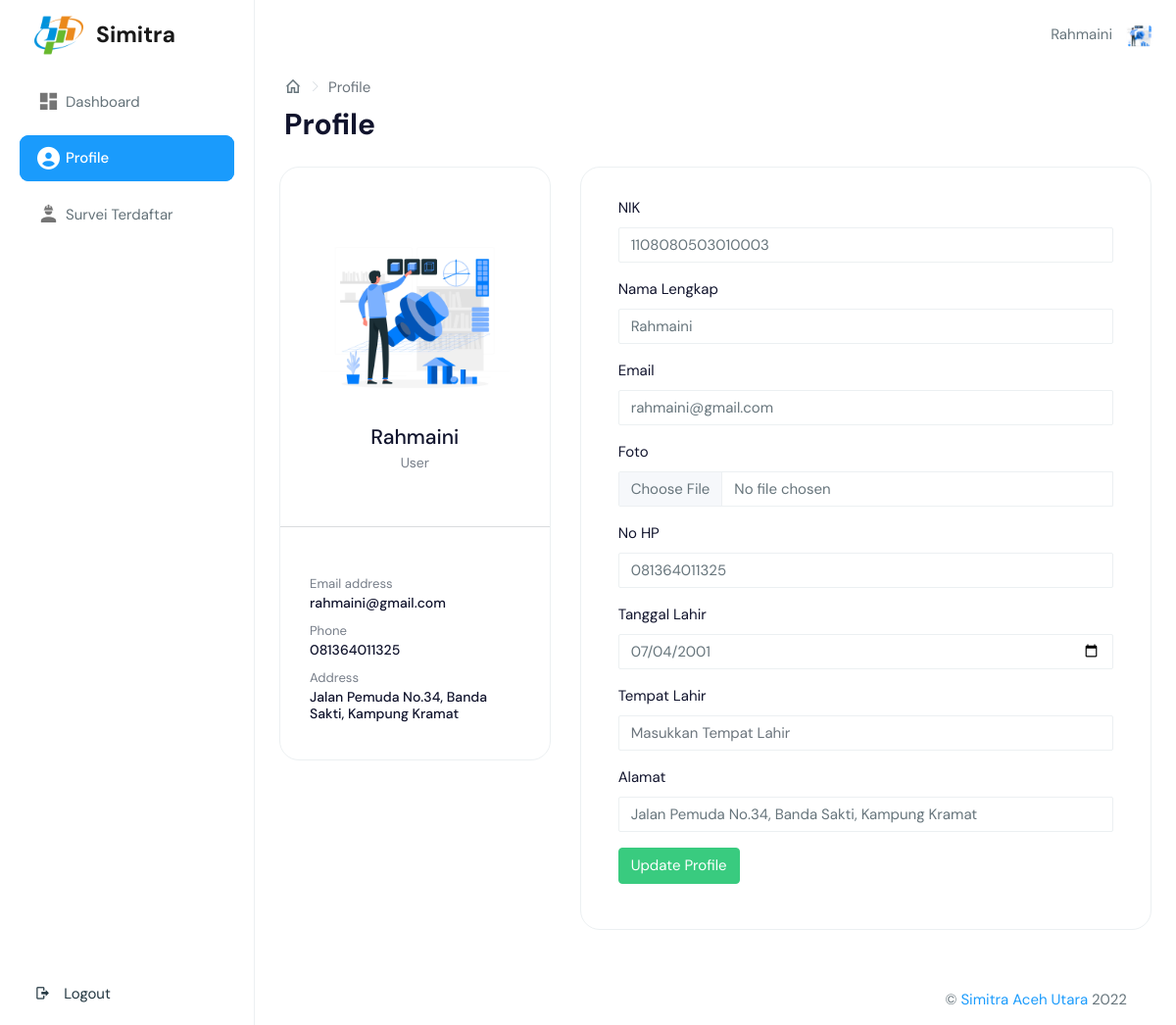
/page/profile.php (signed in), run on the app's committed database.
### tables this page shows
CREATE TABLE `petugas` (
  `Kode_petugas` int(12) NOT NULL,
  `NIK` varchar(16) DEFAULT NULL,
  `Nama` varchar(50) NOT NULL,
  `Foto` varchar(255) DEFAULT NULL,
  `Jabatan` int(5) NOT NULL,
  `Tempat_lahir` varchar(150) DEFAULT NULL,
  `Tanggal_lahir` date DEFAULT NULL,
  `Alamat` varchar(150) DEFAULT NULL,
  `NoHP` varchar(15) DEFAULT NULL,
  `Jkel` enum('L','P') NOT NULL
);

CREATE TABLE `jabatan` (
  `Id_jabatan` int(11) NOT NULL,
  `Jabatan` varchar(50) NOT NULL
);

### page/profile.php (the view, shortened to what this page needs)
<?php
include '../controller/config.php';
$kode = $_SESSION['id'];
$sql = mysqli_query($conn, "SELECT a.Kode_petugas, a.Username, a.Email, a.Password, a.Old_password, a.Last_login, a.Created_at, a.Updated_at, b.Nama, b.NIK, b.Alamat, b.Foto, b.NoHP, b.Tanggal_lahir, b.Tempat_lahir, c.Jabatan, c.Id_jabatan FROM auth a, petugas b, jabatan c WHERE a.Kode_petugas=b.Kode_petugas AND b.Jabatan=c.Id_jabatan AND a.Kode_petugas='$kode' ORDER BY c.Id_jabatan");
$result1 = mysqli_fetch_assoc($sql);
?>
<!DOCTYPE html>
<html dir="ltr" lang="en">
<head>
    <?php include 'meta.php'; ?>
</head>
<body>
    <?php $url = "../"; ?>
    <?php include 'header.php'; ?>
    <aside class="left-sidebar" data-sidebarbg="skin6">
        <div class="scroll-sidebar" id="navbar">
            <nav class="sidebar-nav">
                <ul id="sidebarnav">
                    <li class="sidebar-item"> <a class="sidebar-link waves-effect waves-dark sidebar-link"
                            href="index.php" aria-expanded="false"><i class="mdi mdi-view-dashboard"></i><span
                                class="hide-menu">Dashboard</span></a></li>
                    <li class="sidebar-item" style="background-color: #1a9bfc; border-radius: 9px"> <a
                            class="sidebar-link waves-effect waves-dark sidebar-link" href="profile.php"
                            aria-expanded="false"><i class="fa-solid fa-circle-user"></i><span
                                class="hide-menu text-white">Profile</span></a></li>
                    <?php if ($result1['Id_jabatan'] == 2) :  ?>
                    <li class="sidebar-item"> <a class="sidebar-link waves-effect waves-dark sidebar-link"
                            href="lowongan-user.php" aria-expanded="false"><i class="mdi mdi-worker"></i><span
                                class="hide-menu">Survei Terdaftar</span></a></li>
                    <?php endif; ?>
                    <li class="sidebar-item logout-item" style="position: fixed; bottom: 0; width: 220px">
                        <button class="dropdown-item border-0 btn btn-link" data-bs-toggle="modal"
                            data-bs-target="#Logout"><i class="m-r-10 mdi mdi-logout">
                            </i><span class="hide-menu">
                                Logout</span></button>
                    </li>
                </ul>
            </nav>
        </div>
    </aside>
    <div class="page-wrapper">
        <div class="page-breadcrumb" style="padding-bottom: 0; padding-top: 0;">
            <div class="row align-items-center">
                <div class="col-6">
                    <nav aria-label="breadcrumb">
                        <ol class="breadcrumb mb-0 d-flex align-items-center">
                            <li class="breadcrumb-item"><a href="../index.php" class="link"><i
                                        class="mdi mdi-home-outline fs-4"></i></a></li>
                            <li class="breadcrumb-item active" aria-current="page">Profile</li>
                        </ol>
                    </nav>
                    <h1 class="mb-0 fw-bold">Profile</h1>
                </div>
            </div>
        </div>
        <div class="container-fluid">
            <div class="row">
                <div class="col-lg-4 col-xlg-3 col-md-5">
                    <div class="card">
                        <div class="card-body">
                            <center class="m-t-30">
                                <?php if (isset($result1['Foto'])) { ?>
                                <div class="frame" style="overflow: auto; width: 100%;">
                                    <img src="../public/img/user/<?= $result1['Foto']; ?>" style="width: 90%;">
                                </div>
                                <?php } else { ?>
                                <div class="frame" style="overflow: auto; width: 100%;">
                                    <img src="../public/img/user/1.jpg" style="width: 90%;">
                                </div>
                                <?php } ?>
                                <h4 class="card-title m-t-10"><?= ucwords($result1['Nama']); ?></h4>
                                <h6 class="card-subtitle"><?= $result1['Jabatan']; ?></h6>
                            </center>
                        </div>
                        <div>
                            <hr>
                        </div>
                        <div class="card-body">
                            <small class="text-muted">Email address </small>
                            <?php if (isset($result1['Email'])  && $result1['Email'] != "") { ?>
                            <h6><?= $result1['Email']; ?></h6>
                            <?php } else { ?>
                            <h6><i>NULL</i></h6>
                            <?php } ?>
                            <small class="text-muted p-t-30 db">Phone</small>
                            <?php if (isset($result1['NoHP']) && $result1['NoHP'] != "") { ?>
                            <h6><?= $result1['NoHP']; ?></h6>
                            <?php } else { ?>
                            <h6><i>NULL</i></h6>
                            <?php } ?>
                            <small class="text-muted p-t-30 db">Address</small>
                            <?php if (isset($result1['Alamat'])  && $result1['Alamat'] != "") { ?>
                            <h6><?= $result1['Alamat']; ?></h6>
                            <?php } else { ?>
                            <h6><i>NULL</i></h6>
                            <?php } ?>
                        </div>
                    </div>
                </div>
                <div class="col-lg-8 col-xlg-9 col-md-7">
                    <div class="card">
                        <div class="card-body">
                            <form action="../model/edit-user.php" method="POST" enctype="multipart/form-data"
                                class="form-horizontal form-material mx-2">
                                <div class="form-group">
                                    <label class="col-md-12 text-dark" for="nik">NIK</label>
                                    <div class="col-md-12">
                                        <input type="text" id="nik" value="<?= $result1['NIK']; ?>"
                                            class="form-control form-control-line" name="nik" maxlength="16"
                                            placeholder="Masukkan NIK Anda" required
                                            oninput="this.value = this.value.toLowerCase()" required
                                            onkeypress="return onlyNumberKey(event)">
                                    </div>
                                </div>
                                <div class="form-group">
                                    <label class="col-md-12 text-dark" for="nama">Nama Lengkap</label>
                                    <div class="col-md-12">
                                        <input type="text" id="nama" value="<?= ucwords($result1['Nama']); ?>"
                                            class="form-control form-control-line" name="nama" maxlength="50" required>
                                    </div>
                                </div>
                                <div class="form-group">
                                    <label class="col-md-12 text-dark" for="email">Email</label>
                                    <div class="col-md-12">
                                        <input type="email" id="email" value="<?= $result1['Email']; ?>"
                                            class="form-control form-control-line" name="email" maxlength="100"
                                            placeholder="Masukkan Email Anda" required
                                            oninput="this.value = this.value.toLowerCase()">
                                    </div>
                                </div>
                                <div class="form-group">
                                    <label for="example-Foto" class="col-md-12 text-dark" for="foto">Foto</label>
                                    <div class="col-md-12">
                                        <div class="input-group">
                                            <input type="file" id="foto" class="form-control" id="gambar"
                                                placeholder="Ganti gambar" name="gambar" onchange="validateImg(this)"
                                                aria-describedby="fotoFeedback">
                                        </div>
                                    </div>
                                </div>
                                <div class="form-group">
                                    <label class="col-md-12 text-dark" for="nohp">No HP</label>
                                    <div class="col-md-12">
                                        <input type="text" id="nohp" value="<?= $result1['NoHP']; ?>"
                                            placeholder="Masukkan No HP" class="form-control form-control-line"
                                            name="nohp" maxlength="15">
                                    </div>
                                </div>
                                <div class="form-group">
                                    <label class="col-md-12 text-dark" for="tgllahir">Tanggal Lahir</label>
                                    <div class="col-md-12">
                                        <input type="date" id="tgllahir" value="<?= $result1['Tanggal_lahir']; ?>"
                                            name="tgllahir" class="form-control form-control-line">
                                    </div>
                                </div>
                                <div class="form-group">
                                    <label class="col-md-12 text-dark" for="tmplahir">Tempat Lahir</label>
                                    <div class="col-md-12">
                                        <input type="text" id="tmplahir" placeholder="Masukkan Tempat Lahir"
                                            class="form-control form-control-line"
                                            value="<?= $result1['Tempat_lahir']; ?>" name="tmplahir" maxlength="100">
                                    </div>
                                </div>
                                <div class="form-group">
                                    <label class="col-md-12 text-dark" for="alamat">Alamat</label>
                                    <div class="col-md-12">
                                        <input type="text" id="alamat" placeholder="Masukkan Alamat Tempat Tinggal"
                                            class="form-control form-control-line" value="<?= $result1['Alamat']; ?>"
                                            name="alamat" maxlength="100">
                                    </div>
                                </div>
                                <div class="form-group">
                                    <div class="col-sm-12">
                                        <button type="submit" id="update" name="edit"
                                            class="btn btn-success text-white">Update Profile</button>
                                    </div>
                                </div>
                            </form>
                        </div>
                    </div>
                </div>
            </div>
        </div>
        <?php include 'footer.php'; ?>

### page/meta.php (shortened to what this page needs)
<link href="../public/assets/libs/chartist/dist/chartist.min.css" rel="stylesheet">
<link href="../public/assets/libs/chartist-plugin-tooltips/dist/chartist-plugin-tooltip.css" rel="stylesheet">
<link href="../public/css/style.min.css" rel="stylesheet">

### page/header.php (shortened to what this page needs)
<div id="main-wrapper" data-layout="vertical" data-navbarbg="skin5" data-sidebartype="full"
    data-sidebar-position="absolute" data-header-position="absolute" data-boxed-layout="full">
    <header class="topbar" data-navbarbg="skin6">
        <nav class="navbar top-navbar navbar-expand-md navbar-light">
            <div class="navbar-header" data-logobg="skin6">
                <a class="navbar-brand" href="../">
                    <b class="logo-icon">
                        <img src="<?= $url; ?>public/favicon.ico" style="width: 50px;" alt="homepage"
                            class="dark-logo" />
                    </b>
                    <span class="logo-text" style="font-weight: bold; font-size: 23px">
                        Simitra
                    </span>
                </a>
            </div>
            <div class="navbar-collapse collapse" id="navbarSupportedContent" data-navbarbg="skin5">
                <div><?= $result1['Nama']; ?></div>
                <ul class="navbar-nav float-end">
                    <li class="nav-item dropdown">
                        <a class="nav-link dropdown-toggle text-muted waves-effect waves-dark pro-pic" href="#"
                            id="navbarDropdown" role="button" data-bs-toggle="dropdown" aria-expanded="false">
                            <?php if (isset($result1['Foto'])) { ?>
                            <center><img src="<?= $url; ?>public/img/user/<?= $result1['Foto']; ?>" alt="user"
                                    class="rounded-circle" width="31" height="31">
                            </center>
                            <?php } else { ?>
                            <center><img src="<?= $url; ?>public/img/user/1.jpg" alt="user" class="rounded-circle"
                                    width="31" height="31">
                            </center>
                            <?php } ?>
                        </a>
                    </li>
                </ul>
            </div>
        </nav>
    </header>

### page/footer.php (shortened to what this page needs)
<footer class="footer text-end d-flex flex-row-reverse">
    <div class="row">
        <div class="col-md-auto">&COPY; <a href="../">Simitra Aceh Utara</a> <?= date('Y');  ?>
        </div>
    </div>
</footer>
</div>
</div>
</body>
</html>

### page/meta.php (style rules this page uses)
@media only screen and (min-width: 1170px) { .sticky, .sidebar-nav, .sidebarnav { padding: 0; } }
@media only screen and (min-width: 1170px) { .sidebar-nav { width: 100%; } }

### data on the page
petugas: Nama "Rahmaini", Foto (picture), Jabatan.Jabatan "User", Kode_petugas.Email "rahmaini@gmail.com", NoHP "081364011325", Alamat "Jalan Pemuda No.34, Banda Sakti, Kampung Kramat", nik "1108080503010003", nama "Rahmaini", email "rahmaini@gmail.com", nohp "081364011325", tgllahir "07/04/2001", alamat "Jalan Pemuda No.34, Banda Sakti, Kampung Kramat"
